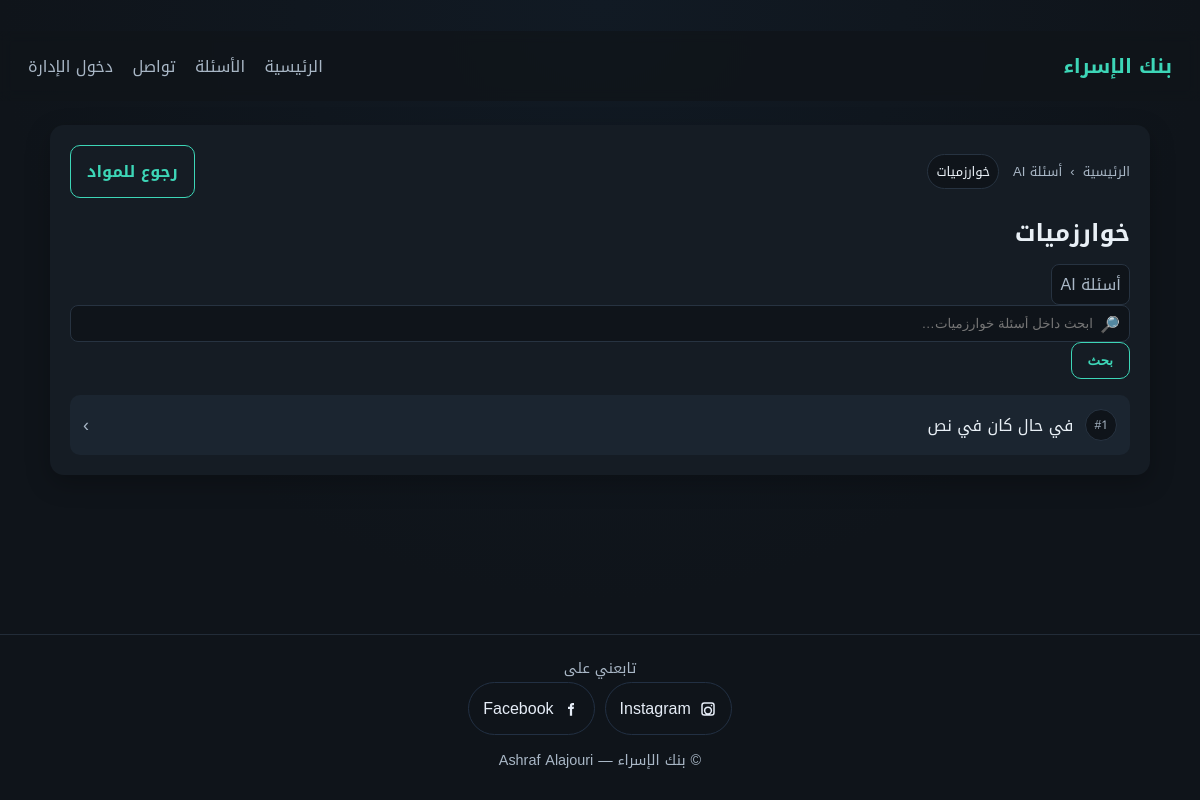
The app's page /subjects/1?source=ai, older data.
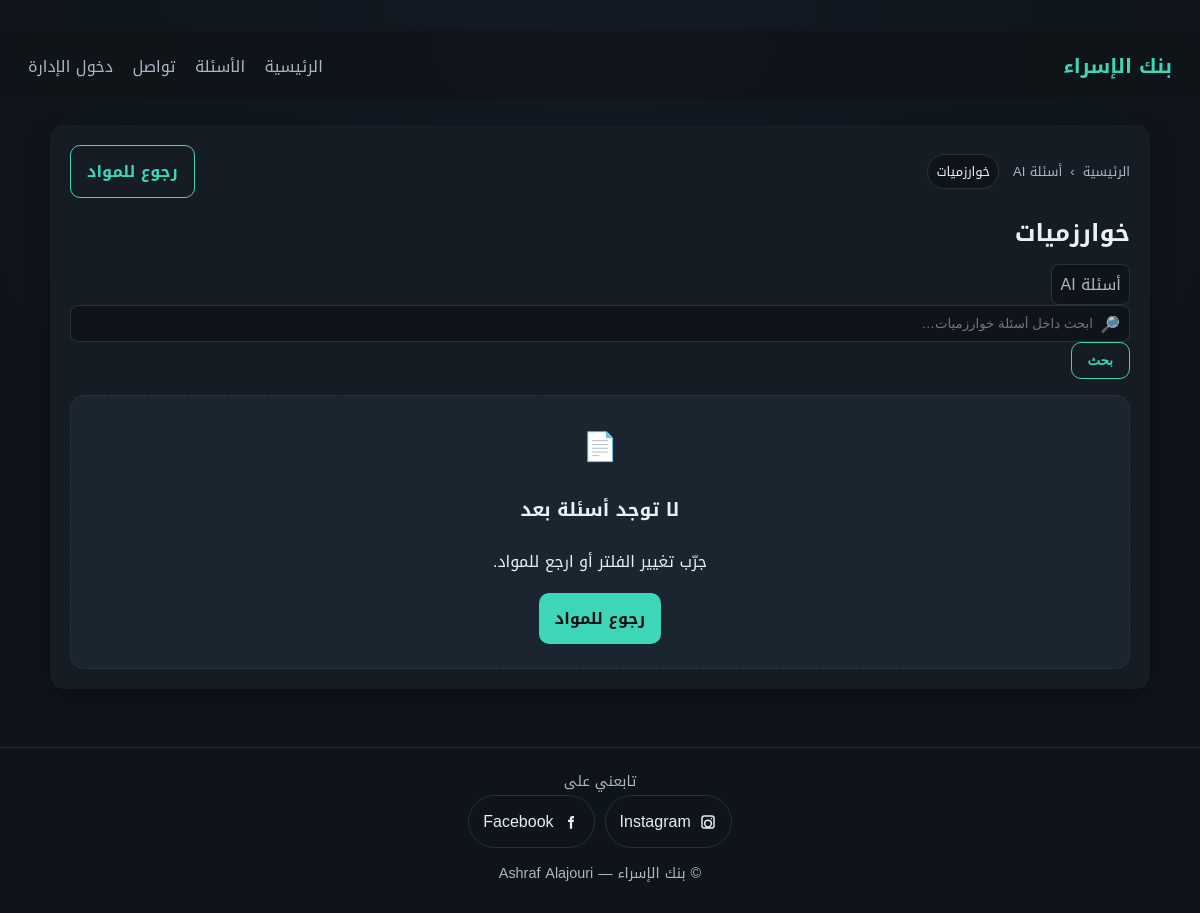
The same page, newer data.
### tables this page shows
CREATE TABLE subjects (
            id INTEGER PRIMARY KEY AUTOINCREMENT,
            name TEXT UNIQUE NOT NULL,
            created_at TEXT NOT NULL
        );

CREATE TABLE questions (
            id INTEGER PRIMARY KEY AUTOINCREMENT,
            subject_id INTEGER NOT NULL,
            exam_type TEXT NOT NULL CHECK (exam_type IN ('mid','final')),
            question_text TEXT NOT NULL,
            choice_a TEXT NOT NULL,
            choice_b TEXT NOT NULL,
            choice_c TEXT NOT NULL,
            choice_d TEXT NOT NULL,
            correct_choice TEXT NOT NULL CHECK (correct_choice IN ('A','B','C','D')),
            explanation TEXT,
            created_at TEXT NOT NULL,
            updated_at TEXT NOT NULL, image_path TEXT, source TEXT,
            FOREIGN KEY(subject_id) REFERENCES subjects(id) ON DELETE CASCADE
        );

### app.py (the view)
@app.get("/subjects/{subject_id}", response_class=HTMLResponse)
def subject_view(request: Request, subject_id: int, exam: Optional[str] = None, source: str = "past", q: Optional[str] = None, page: int = 1):
    user = get_current_user(request)
    conn = get_db()
    subject = conn.execute("SELECT * FROM subjects WHERE id = ?", (subject_id,)).fetchone()
    if not subject:
        conn.close()
        return RedirectResponse(url="/", status_code=303)
    if source not in ("past", "ai"):
        source = "past"
    if source == "past":
        if exam not in ("mid", "final", "both"):
            conn.close()
            return RedirectResponse(url="/questions/past", status_code=303)
    else:
        exam = None
    per_page = 50
    offset = (page - 1) * per_page
    base_query = "FROM questions WHERE subject_id = ?"
    params = [subject_id]
    if exam and exam != "both":
        base_query += " AND exam_type = ?"
        params.append(exam)
    base_query += " AND source = ?"
    params.append(source)
    if q:
        base_query += " AND question_text LIKE ?"
        params.append(f"%{q}%")
    total = conn.execute(f"SELECT COUNT(*) {base_query}", params).fetchone()[0]
    questions = conn.execute(
        f"SELECT * {base_query} ORDER BY id DESC LIMIT ? OFFSET ?",
        params + [per_page, offset],
    ).fetchall()
    conn.close()
    total_pages = max(1, (total + per_page - 1) // per_page)
    return templates.TemplateResponse(
        "subject.html",
        {"request": request, "user": user, "subject": subject, "questions": questions, "exam": exam or "", "source": source, "q": q or "", "page": page, "total_pages": total_pages, "flash": request.session.pop("flash", None)},
    )

### templates/subject.html (shortened to what this page needs)
﻿{% set title = subject.name %}
{% extends "base.html" %}
{% block content %}
<section class="card">
  <div class="page-head">
    <div class="breadcrumb compact">
      <a href="/">الرئيسية</a>
      <span>›</span>
      {% if source == 'ai' %}
        <a href="/questions">أسئلة AI</a>
      {% else %}
        <a href="/questions">أسئلة سابقة</a>
        <span>›</span>
        <span>{{ 'منتصف الفصل' if exam == 'mid' else 'نهائي' if exam == 'final' else 'كلاهما' }}</span>
      {% endif %}
      <span class="tag">{{ subject.name }}</span>
    </div>
    <a class="btn ghost" href="{% if source == 'ai' %}/subjects?source=ai{% else %}/subjects?source=past&exam={{ exam }}{% endif %}">رجوع للمواد</a>
  </div>
  <div class="subject-header clean">
    <h2>{{ subject.name }}</h2>
    <div class="badges">
      {% if source == 'ai' %}
        <span class="badge">أسئلة AI</span>
      {% else %}
        <span class="badge">أسئلة سابقة</span>
        <span class="badge">{{ 'منتصف الفصل' if exam == 'mid' else 'نهائي' if exam == 'final' else 'كلاهما' }}</span>
      {% endif %}
    </div>
  </div>
  <form class="search" method="get" action="/subjects/{{ subject.id }}">
    <div class="search-input">
      <span class="search-icon">🔎</span>
      <input name="q" placeholder="ابحث داخل أسئلة {{ subject.name }}…" value="{{ q }}" />
    </div>
    <button class="btn ghost" type="submit">بحث</button>
  </form>
  <div class="list">
    {% for q in questions %}
      <a class="question-row" href="/questions/{{ q.id }}">
        <span class="q-badge">#{{ q.id }}</span>
        <span class="q-text">{{ q.question_text or 'سؤال بصيغة صورة' }}</span>
        <span class="q-arrow">›</span>
      </a>
    {% else %}
      <div class="empty-state">
        <div class="empty-icon">📄</div>
        <h3>لا توجد أسئلة بعد</h3>
        <p>جرّب تغيير الفلتر أو ارجع للمواد.</p>
        <div class="empty-actions">
          <a class="btn" href="{% if source == 'ai' %}/subjects?source=ai{% else %}/subjects?source=past&exam={{ exam }}{% endif %}">رجوع للمواد</a>
        </div>
      </div>
    {% endfor %}
  </div>
</section>
{% endblock %}

### templates/base.html (shortened to what this page needs)
﻿<!doctype html>
<html lang="ar" dir="rtl">
<head>
  <link rel="stylesheet" href="/static/style.css" />
</head>
<body>
  <header class="nav">
    <div class="brand">
      <a href="/">بنك الإسراء</a>
    </div>
    <nav>
      <a href="/">الرئيسية</a>
      <a href="/questions">الأسئلة</a>
      <a href="/contact">تواصل</a>
      {% if user %}
        <a href="/logout">تسجيل الخروج</a>
      {% else %}
        <a href="/login">دخول الإدارة</a>
      {% endif %}
    </nav>
  </header>
  <main class="container">
    {% block content %}{% endblock %}
  </main>
  <footer class="footer">
    <div class="footer-inner">
      <div class="footer-social">
        <div class="footer-title">تابعني على</div>
        <div class="social-row">
          <a class="social-btn insta" href="https://www.instagram.com/f0r_g0t" target="_blank" rel="noopener" aria-label="Instagram">
            <span>Instagram</span>
          </a>
          <a class="social-btn fb" href="https://www.facebook.com/a078790/" target="_blank" rel="noopener" aria-label="Facebook">
            <svg viewBox="0 0 24 24" aria-hidden="true">
              <path d="M13.5 9H16l-.5 3h-2v9h-3v-9H8V9h2.5V7.5A3.5 3.5 0 0 1 14 4h2v3h-2a.5.5 0 0 0-.5.5z"/>
            </svg>
            <span>Facebook</span>
          </a>
        </div>
      </div>
      <div class="footer-copy">© بنك الإسراء — Ashraf Alajouri</div>
    </div>
  </footer>
</body>
</html>

### static/style.css (style rules this page uses)
* { box-sizing: border-box; }
body { margin: 0; font-family: "Tajawal", "Cairo", "Noto Kufi Arabic", sans-serif; background: radial-gradient(circle at top, #111a24, #0f141a 60%); color: var(--text); min-height: 100vh; display: flex; flex-direction: column; }
a { color: var(--text); text-decoration: none; }
.nav { display: flex; justify-content: space-between; align-items: center; padding: 16px 28px; background: rgba(15, 20, 26, 0.8); backdrop-filter: blur(6px); position: sticky; top: 0; z-index: 10; }
.nav nav a { margin-right: 14px; color: var(--muted); }
.brand a { font-weight: 700; font-size: 20px; color: var(--accent); }
.container { width: min(1100px, 92%); margin: 24px auto 40px; flex: 1; }
.card { background: var(--panel); border-radius: 14px; padding: 20px; margin-bottom: 18px; box-shadow: 0 8px 24px rgba(0,0,0,0.25); }
.breadcrumb { display: flex; gap: 8px; color: var(--muted); flex-wrap: wrap; align-items: center; }
.breadcrumb.compact { font-size: 13px; }
.breadcrumb a { color: var(--muted); }
.tag { background: #0f141a; border: 1px solid #273341; color: var(--text); padding: 4px 8px; border-radius: 999px; margin-right: 6px; }
.page-head { display: flex; align-items: center; justify-content: space-between; gap: 12px; margin-bottom: 12px; }
.subject-header.clean h2 { margin: 0; }
.badges { display: flex; gap: 8px; margin-top: 8px; flex-wrap: wrap; }
.badges .badge { background: #0f141a; border: 1px solid #273341; }
.search-input { position: relative; width: 100%; }
.search-input input { width: 100%; padding-right: 36px; }
.search-icon { position: absolute; right: 10px; top: 50%; transform: translateY(-50%); color: var(--muted); }
.empty-state { background: var(--panel-2); border: 1px dashed #2a3646; border-radius: 14px; padding: 24px; text-align: center; }
.empty-icon { font-size: 28px; margin-bottom: 8px; }
.empty-actions { display: flex; gap: 10px; justify-content: center; flex-wrap: wrap; margin-top: 12px; }
.btn { background: var(--accent); color: #0b1015; padding: 10px 16px; border: none; border-radius: 10px; cursor: pointer; font-weight: 600; }
.btn.ghost { background: transparent; border: 1px solid var(--accent); color: var(--accent); }
input, select, textarea { background: #0f141a; color: var(--text); border: 1px solid #273341; border-radius: 8px; padding: 10px; }
.list { display: grid; gap: 10px; }
.badge { background: #0f141a; padding: 4px 8px; border-radius: 8px; color: var(--muted); }
.footer { text-align: center; padding: 20px 0 26px; color: var(--muted); border-top: 1px solid #222c38; }
.footer-inner { display: flex; flex-direction: column; gap: 12px; align-items: center; }
.footer-title { font-size: 0.9rem; color: var(--muted); }
.social-row { display: flex; gap: 10px; flex-wrap: wrap; justify-content: center; }
.social-btn { display: inline-flex; align-items: center; gap: 8px; padding: 10px 14px; border-radius: 999px; border: 1px solid #223043; background: #0f141a; color: #e6edf7; text-decoration: none; transition: transform 0.2s ease, box-shadow 0.2s ease, border-color 0.2s ease; }
.social-btn svg { width: 18px; height: 18px; fill: currentColor; }
.footer-copy { font-size: 0.9rem; color: var(--muted); }

Row changes from the older to the newer data that the page shows:
removed questions: id "1", question_text "في حال كان في نص"
Text that changed along with them:
text now shown: "📄 لا توجد أسئلة بعد جرّب تغيير الفلتر أو ارجع للمواد. رجوع للمواد"
